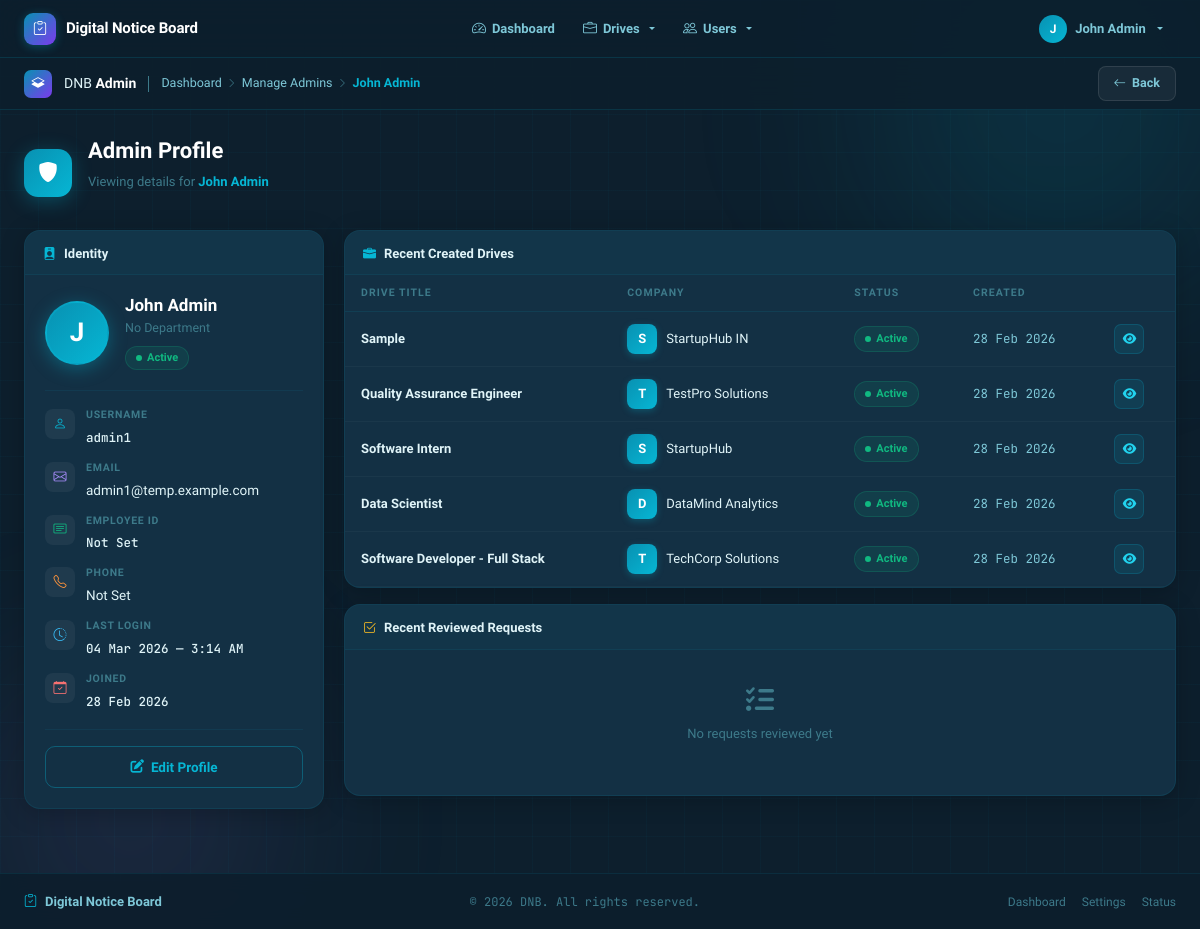
The page /admin-panel/admins/1/ (signed in) on the database its author committed.
### admin_app/models.py (models this page shows, shortened)
class AdminProfile(models.Model):
    user = models.OneToOneField(User, on_delete=models.CASCADE, related_name='admin_profile')
    name = models.CharField(max_length=100)
    email = models.EmailField(unique=True, help_text="Email address for notifications and password reset")
    department = models.CharField(max_length=100, blank=True, null=True)
    employee_id = models.CharField(max_length=20, unique=True, blank=True, null=True)
    phone = models.CharField(max_length=15, blank=True, null=True)
    created_at = models.DateTimeField(auto_now_add=True)
    updated_at = models.DateTimeField(auto_now=True)
    class Meta:
        verbose_name = "Admin Profile"
        verbose_name_plural = "Admin Profiles"

class Drive(models.Model):
    STATUS_CHOICES = [
        ('Active', 'Active'),
        ('Closed', 'Closed'),
        ('Draft', 'Draft'),
    ]
    DEPARTMENT_CHOICES = [
        ('CSE', 'Computer Science Engineering'),
        ('IT', 'Information Technology'),
        ('ECE', 'Electronics and Communication Engineering'),
        ('EEE', 'Electrical and Electronics Engineering'),
        ('MECH', 'Mechanical Engineering'),
        ('CIVIL', 'Civil Engineering'),
        ('CHEM', 'Chemical Engineering'),
        ('AERO', 'Aeronautical Engineering'),
    ]
    YEAR_CHOICES = [
        ('1', 'First Year'),
        ('2', 'Second Year'),
        ('3', 'Third Year'),
        ('4', 'Fourth Year'),
    ]
    title = models.CharField(max_length=200)
    company_name = models.CharField(max_length=100)
    description = models.TextField()
    min_cgpa = models.FloatField(
        validators=[MinValueValidator(0.0), MaxValueValidator(10.0)],
        help_text="Minimum CGPA required (0.0 - 10.0)"
    )
    eligible_departments = models.JSONField(
        default=list,
        help_text="List of eligible departments"
    )
    eligible_year = models.CharField(
        max_length=1,
        choices=YEAR_CHOICES,
        help_text="Eligible academic year"
    )
    last_date = models.DateTimeField(help_text="Last date to apply")
    status = models.CharField(max_length=10, choices=STATUS_CHOICES, default='Draft')
    created_by = models.ForeignKey(User, on_delete=models.CASCADE, related_name='created_drives')
    created_at = models.DateTimeField(auto_now_add=True)
    updated_at = models.DateTimeField(auto_now=True)
    class Meta:
        ordering = ['-created_at']
        verbose_name = "Placement Drive"
        verbose_name_plural = "Placement Drives"

### admin_app/views.py (the view)
# urls.py: path('admins/<int:admin_id>/', views.admin_detail, name='admin_detail'),
@login_required
def admin_detail(request, admin_id):
    if not is_admin(request.user):
        return redirect('login')
    try:
        admin_profile = AdminProfile.objects.select_related('user').get(id=admin_id)
    except AdminProfile.DoesNotExist:
        messages.error(request, 'Admin not found.')
        return redirect('admin_app:manage_admins')
    created_drives = Drive.objects.filter(created_by=admin_profile.user).order_by('-created_at')[:10]
    reviewed_requests = StudentProfileChangeRequest.objects.filter(
        reviewed_by=admin_profile.user
    ).order_by('-reviewed_at')[:10]
    context = {
        'admin_profile': admin_profile,
        'created_drives': created_drives,
        'reviewed_requests': reviewed_requests,
    }
    return render(request, 'admin/admin_detail.html', context)

### templates/admin/admin_detail.html (shortened to what this page needs)
{% extends 'base.html' %}
{% load crispy_forms_tags %}
{% block content %}
<link rel="stylesheet" href="https://cdnjs.cloudflare.com/ajax/libs/font-awesome/6.5.0/css/all.min.css">
<link rel="stylesheet" href="https://cdn.jsdelivr.net/npm/bootstrap-icons@1.11.3/font/bootstrap-icons.min.css">
<div class="ad">
  <div class="ad__orb ad__orb--1"></div>
  <div class="ad__top">
    <div class="ad__top-l">
      <div class="ad__logo"><i class="bi bi-layers-half"></i></div>
      <span class="ad__brand">DNB <b>Admin</b></span>
      <nav class="ad__bc">
        <a href="{% url 'admin_app:dashboard' %}" class="ad__bc-a">Dashboard</a>
        <i class="bi bi-chevron-right ad__bc-sep"></i>
        <a href="{% url 'admin_app:manage_admins' %}" class="ad__bc-a">Manage Admins</a>
        <i class="bi bi-chevron-right ad__bc-sep"></i>
        <span class="ad__bc-cur">{{ admin_profile.name }}</span>
      </nav>
    </div>
    <div class="ad__top-r">
      <a href="{% url 'admin_app:manage_admins' %}" class="ad__btn-ghost">
        <i class="bi bi-arrow-left"></i> Back
      </a>
    </div>
  </div>
  <div class="ad__body">
    <div class="ad__head anim-up">
      <div class="ad__head-icon"><i class="bi bi-shield-fill"></i></div>
      <div>
        <h1 class="ad__h1">Admin Profile</h1>
        <p class="ad__sub">Viewing details for <strong style="color:var(--acc)">{{ admin_profile.name }}</strong></p>
      </div>
    </div>
    <div class="ad__grid">
      <aside class="ad__left">
        <div class="ad__card anim-up" style="--i:1">
          <div class="ad__card-head">
            <span class="ad__card-title"><i class="bi bi-person-badge-fill" style="color:var(--acc)"></i> Identity</span>
          </div>
          <div class="ad__card-body">
            <div class="ad__avatar-wrap">
              <div class="ad__avatar">{{ admin_profile.name|first|upper }}</div>
              <div class="ad__avatar-info">
                <h2 class="ad__av-name">{{ admin_profile.name }}</h2>
                <p class="ad__av-dept">{{ admin_profile.department|default:"No Department" }}</p>
                <div class="ad__av-badges">
                  {% if admin_profile.user.is_active %}
                    <span class="ad__pill ad__pill--g"><span class="ad__pill-dot"></span>Active</span>
                  {% else %}
                    <span class="ad__pill ad__pill--r"><span class="ad__pill-dot"></span>Inactive</span>
                  {% endif %}
                </div>
              </div>
            </div>
            <div class="ad__divider"></div>
            <div class="ad__info-list">
              <div class="ad__info-row">
                <span class="ad__info-ic" style="--ic:#06b6d4"><i class="bi bi-person"></i></span>
                <div>
                  <span class="ad__info-lbl">Username</span>
                  <span class="ad__info-val ad__mono">{{ admin_profile.user.username }}</span>
                </div>
              </div>
              <div class="ad__info-row">
                <span class="ad__info-ic" style="--ic:#a78bfa"><i class="bi bi-envelope"></i></span>
                <div>
                  <span class="ad__info-lbl">Email</span>
                  <span class="ad__info-val">{{ admin_profile.email }}</span>
                </div>
              </div>
              <div class="ad__info-row">
                <span class="ad__info-ic" style="--ic:#10b981"><i class="bi bi-card-text"></i></span>
                <div>
                  <span class="ad__info-lbl">Employee ID</span>
                  <span class="ad__info-val ad__mono">{{ admin_profile.employee_id|default:"Not Set" }}</span>
                </div>
              </div>
              <div class="ad__info-row">
                <span class="ad__info-ic" style="--ic:#fb923c"><i class="bi bi-telephone"></i></span>
                <div>
                  <span class="ad__info-lbl">Phone</span>
                  <span class="ad__info-val">{{ admin_profile.phone|default:"Not Set" }}</span>
                </div>
              </div>
              <div class="ad__info-row">
                <span class="ad__info-ic" style="--ic:#38bdf8"><i class="bi bi-clock-history"></i></span>
                <div>
                  <span class="ad__info-lbl">Last Login</span>
                  <span class="ad__info-val ad__mono">
                    {% if admin_profile.user.last_login %}
                      {{ admin_profile.user.last_login|date:"d M Y — g:i A" }}
                    {% else %}Never{% endif %}
                  </span>
                </div>
              </div>
              <div class="ad__info-row">
                <span class="ad__info-ic" style="--ic:#f87171"><i class="bi bi-calendar-check"></i></span>
                <div>
                  <span class="ad__info-lbl">Joined</span>
                  <span class="ad__info-val ad__mono">{{ admin_profile.user.date_joined|date:"d M Y" }}</span>
                </div>
              </div>
            </div>
            <div class="ad__divider"></div>
            <div class="ad__prof-actions">
              <a href="{% url 'admin_app:edit_admin_profile' admin_profile.id %}" class="ad__btn-outline">
                <i class="fas fa-edit"></i> Edit Profile
              </a>
            </div>
          </div>
        </div>
      </aside>
      <div class="ad__right">
        <div class="ad__card anim-up" style="--i:2">
          <div class="ad__card-head">
            <span class="ad__card-title"><i class="bi bi-briefcase-fill" style="color:#06b6d4"></i> Recent Created Drives</span>
          </div>
          <div style="padding:0">
            {% if created_drives %}
            <div class="ad__tw">
              <table class="ad__tbl">
                <thead>
                  <tr>
                    <th>Drive Title</th>
                    <th>Company</th>
                    <th>Status</th>
                    <th>Created</th>
                    <th></th>
                  </tr>
                </thead>
                <tbody>
                  {% for drive in created_drives %}
                  <tr class="ad__tr">
                    <td class="ad__td-main">{{ drive.title }}</td>
                    <td>
                      <div class="ad__co">
                        <div class="ad__co-av">{{ drive.company_name|first }}</div>
                        <span>{{ drive.company_name }}</span>
                      </div>
                    </td>
                    <td>
                      {% if drive.status == 'Active' %}
                        <span class="ad__badge ad__badge--g"><span class="ad__bdot"></span>Active</span>
                      {% elif drive.status == 'Closed' %}
                        <span class="ad__badge ad__badge--r"><span class="ad__bdot"></span>Closed</span>
                      {% else %}
                        <span class="ad__badge ad__badge--y"><span class="ad__bdot"></span>{{ drive.status }}</span>
                      {% endif %}
                    </td>
                    <td class="ad__mu ad__mono">{{ drive.created_at|date:"d M Y" }}</td>
                    <td>
                      <a href="{% url 'admin_app:drive_responses' drive.id %}" class="ad__act ad__act--c" title="View Responses">
                        <i class="fas fa-eye"></i>
                      </a>
                    </td>
                  </tr>
                  {% endfor %}
                </tbody>
              </table>
            </div>
            {% else %}
            <div class="ad__empty">
              <i class="fas fa-briefcase"></i>
              <p>No drives created yet</p>
            </div>
            {% endif %}
          </div>
        </div>
        <div class="ad__card anim-up" style="--i:3">
          <div class="ad__card-head">
            <span class="ad__card-title"><i class="bi bi-check2-square" style="color:#fbbf24"></i> Recent Reviewed Requests</span>
          </div>
          <div style="padding:0">
            {% if reviewed_requests %}
            <div class="ad__tw">
              <table class="ad__tbl">
                <thead>
                  <tr>
                    <th>Student</th>
                    <th>Status</th>
                    <th>Reviewed At</th>
                    <th></th>
                  </tr>
                </thead>
                <tbody>
                  {% for req in reviewed_requests %}
                  <tr class="ad__tr">
                    <td>
                      <div class="ad__stu">
                        <div class="ad__stu-av">{{ req.student.username|first|upper }}</div>
                        <span class="ad__td-main">{{ req.student.username }}</span>
                      </div>
                    </td>
                    <td>
                      {% if req.status == 'approved' %}
                        <span class="ad__badge ad__badge--g"><span class="ad__bdot"></span>Approved</span>
                      {% elif req.status == 'rejected' %}
                        <span class="ad__badge ad__badge--r"><span class="ad__bdot"></span>Rejected</span>
                      {% else %}
                        <span class="ad__badge ad__badge--y"><span class="ad__bdot"></span>Pending</span>
                      {% endif %}
                    </td>
                    <td class="ad__mu ad__mono">{{ req.reviewed_at|date:"d M Y" }}</td>
                    <td>
                      <a href="{% url 'admin_app:profile_change_requests' %}" class="ad__act ad__act--c" title="View Request">
                        <i class="fas fa-eye"></i>
                      </a>
                    </td>
                  </tr>
                  {% endfor %}
                </tbody>
              </table>
            </div>
            {% else %}
            <div class="ad__empty">
              <i class="fas fa-tasks"></i>
              <p>No requests reviewed yet</p>
            </div>
            {% endif %}
          </div>
        </div>
      </div>
    </div>
  </div>
</div>
{% endblock %}

### templates/base.html (shortened to what this page needs)
<!DOCTYPE html>
<html lang="en">
<head>
  <link href="https://cdn.jsdelivr.net/npm/bootstrap@5.3.2/dist/css/bootstrap.min.css" rel="stylesheet">
  <link href="https://cdn.jsdelivr.net/npm/bootstrap-icons@1.11.3/font/bootstrap-icons.css" rel="stylesheet">
  <link rel="stylesheet" href="https://cdnjs.cloudflare.com/ajax/libs/font-awesome/6.5.0/css/all.min.css">
  {% load static %}
  <link href="{% static 'css/style.css' %}" rel="stylesheet">
  <link href="{% static 'css/responsive-fixes.css' %}" rel="stylesheet">
</head>
<body>
  <nav class="base-nav">
    <a class="base-nav__brand" href="{% url 'home' %}">
      <div class="base-nav__brand-icon"><i class="bi bi-clipboard-check"></i></div>
      <span class="base-nav__brand-text">Digital Notice Board</span>
    </a>
    <ul class="base-nav__links" id="base-nav-links">
      {% if user.is_authenticated %}
        {% if user.admin_profile or user.is_staff %}
        <li>
          <a class="nav-link" href="{% url 'admin_app:dashboard' %}">
            <i class="bi bi-speedometer2"></i> Dashboard
          </a>
        </li>
        <li class="dropdown">
          <a class="nav-link dropdown-toggle" href="#" role="button"
             data-bs-toggle="dropdown" aria-expanded="false">
            <i class="bi bi-briefcase"></i> Drives
          </a>
        </li>
        <li class="dropdown">
          <a class="nav-link dropdown-toggle" href="#" role="button"
             data-bs-toggle="dropdown" aria-expanded="false">
            <i class="bi bi-people"></i> Users
          </a>
        </li>
        {% endif %}
      {% endif %}
    </ul>
    <div class="base-nav__right">
      {% if user.is_authenticated %}
      <div class="dropdown">
        <button class="base-nav__user dropdown-toggle" data-bs-toggle="dropdown" aria-expanded="false">
          <div class="base-nav__user-av">
            {% if user.admin_profile %}{{ user.admin_profile.name|first|upper }}
            {% elif user.studentprofile %}{{ user.studentprofile.name|first|upper }}
            {% else %}{{ user.username|first|upper }}{% endif %}
          </div>
          {% if user.admin_profile %}{{ user.admin_profile.name }}
          {% elif user.studentprofile %}{{ user.studentprofile.name }}
          {% else %}{{ user.username }}{% endif %}
        </button>
      </div>
      {% else %}
      <a class="base-nav__login" href="{% url 'login' %}">
        <i class="bi bi-box-arrow-in-right"></i> Login
      </a>
      {% endif %}
    </div>
  </nav>
  <main class="base-main">
    {% block content %}{% endblock %}
  </main>
  <footer class="base-footer">
    <div class="base-footer__brand">
      <i class="bi bi-clipboard-check"></i>
      Digital Notice Board
    </div>
    <span class="base-footer__copy">&copy; 2026 DNB. All rights reserved.</span>
    <div class="base-footer__links">
      <a href="{% url 'admin_app:dashboard' %}">Dashboard</a>
      <a href="{% url 'admin_app:system_settings' %}">Settings</a>
      <a href="{% url 'admin_app:system_status' %}">Status</a>
    </div>
  </footer>
  {% load static %}
</body>
</html>

### rows shown on the page
AdminProfile: name "John Admin", name|first "J", department "No Department", user.username "admin1", email "admin1@temp.example.com", employee_id "Not Set", phone "Not Set", user.last_login "04 Mar 2026 — 3:14 AM", user.date_joined "28 Feb 2026"
Drive: title "Sample", company_name|first "S", company_name "StartupHub IN", status "Active" (drawn), created_at "28 Feb 2026"
Drive: title "Quality Assurance Engineer", company_name|first "T", company_name "TestPro Solutions", status "Active" (drawn), created_at "28 Feb 2026"
Drive: title "Software Intern", company_name|first "S", company_name "StartupHub", status "Active" (drawn), created_at "28 Feb 2026"
Drive: title "Data Scientist", company_name|first "D", company_name "DataMind Analytics", status "Active" (drawn), created_at "28 Feb 2026"
Drive: title "Software Developer - Full Stack", company_name|first "T", company_name "TechCorp Solutions", status "Active" (drawn), created_at "28 Feb 2026"

### other values the page prints
{{ user.admin_profile.name|first|upper }} "J"
{{ user.admin_profile.name }} "John Admin"
